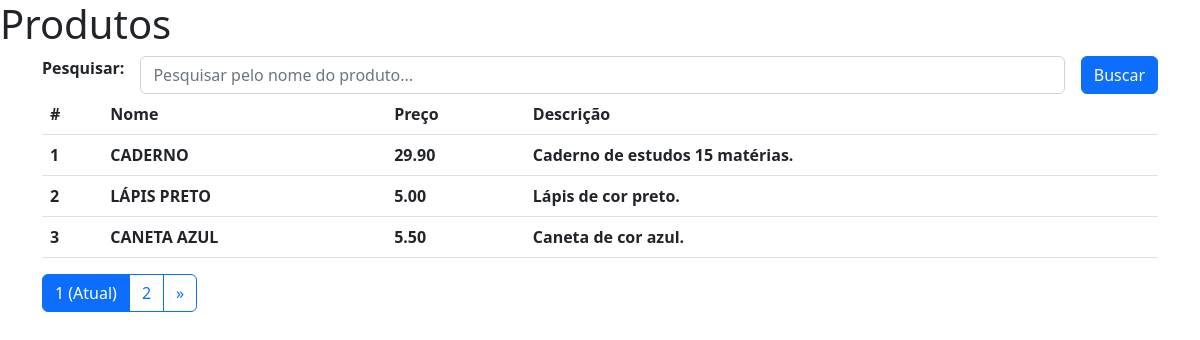
The page / on the database its author committed.
### page_app/models.py (models this page shows, shortened)
class Product(models.Model):
    name = models.CharField(max_length=100)
    price = models.DecimalField(max_digits=8, decimal_places=2)
    description = models.TextField()

### page_app/views.py (the view)
# urls.py: path('', views.product_list, name='product-list'),
def product_list(request):
    obj = request.GET.get('obj')
    print(obj)
    if obj:
        product_list = Product.objects.filter(name__icontains=obj)
    else:
        product_list = Product.objects.all()
    paginator = Paginator(product_list, 3)
    page_number = request.GET.get('page')
    page_obj = paginator.get_page(page_number)
    return render(request, 'list.html', {'page_obj': page_obj})

### page_app/templates/list.html (shortened to what this page needs)
{% extends 'base.html' %}
{% block content %}
<h1>Produtos</h1>
<div class="container">
    <form class="d-flex gap-3 mt-2" action="{% url 'product-list' %}" method="GET">
        <span class="fw-bold">Pesquisar: </span>
        <input type="text" name="obj" value="{{ request.GET.obj }}" class="form-control" placeholder="Pesquisar pelo nome do produto...">
        <button type="submit" class="btn btn-primary">Buscar</button>
    </form>
    <table class="table">
        <thead>
            <tr>
                <th scope="col">#</th>
                <th scope="col">Nome</th>
                <th scope="col">Preço</th>
                <th scope="col">Descrição</th>
            </tr>
        </thead>
        <tbody>
            {% for product in page_obj %}
            <tr>
                <th scope="row">{{ product.id }}</th>
                <th scope="row">{{ product.name|upper }}</th>
                <th scope="row">{{ product.price }}</th>
                <th scope="row">{{ product.description }}</th>
            </tr>
            {% endfor %}
        </tbody>
    </table>
    {% include 'pagination.html' %}
</div>
{% endblock %}

### page_app/templates/base.html (shortened to what this page needs)
{% load static %}
<!DOCTYPE html>
<html lang="pt-br">
<head>
	<link href="https://cdn.jsdelivr.net/npm/bootstrap@5.2.3/dist/css/bootstrap.min.css" rel="stylesheet">
</head>
<body>
	{% block content %}{% endblock %}
</body>
</html>

### page_app/templates/pagination.html (shortened to what this page needs)
{% if page_obj.has_other_pages %}
<div class="btn-group" role="group" aria-label="Item pagination">
    {% for page_number in page_obj.paginator.page_range %}
        {% if request.GET.obj %}
            {% if page_obj.number == page_number %}
                <button class="btn btn-outline-primary active">
                    <span>{{ page_number }} <span class="sr-only">(Atual)</span></span>
                </button>
            {% else %}
                <a href="?page={{ page_number }}&obj={{request.GET.obj}}" class="btn btn-outline-primary">
                    {{ page_number }}
                </a>
            {% endif %}
        {% else %}
            {% if page_obj.number == page_number %}
            <button class="btn btn-outline-primary active">
                <span>{{ page_number }} <span class="sr-only">(Atual)</span></span>
            </button>
            {% else %}
                <a href="?page={{ page_number }}" class="btn btn-outline-primary">
                    {{ page_number }}
                </a>
            {% endif %}
        {% endif %}
    {% endfor %}
    {% if page_obj.has_next %}
        {% if request.GET.obj %}
        <a href="?page={{ page_obj.next_page_number }}&obj={{request.GET.obj}}" class="btn btn-outline-primary">&raquo;</a>
        {% else %}
        <a href="?page={{ page_obj.next_page_number }}" class="btn btn-outline-primary">&raquo;</a>
        {% endif %}
    {% endif %}
</div>
{% endif %}

### rows shown on the page
Product: id "1", name "CADERNO", price "29.90", description "Caderno de estudos 15 matérias."
Product: id "2", name "LÁPIS PRETO", price "5.00", description "Lápis de cor preto."
Product: id "3", name "CANETA AZUL", price "5.50", description "Caneta de cor azul."

### other values the page prints
{{ page_number }} "1"
{{ page_number }} "2"
